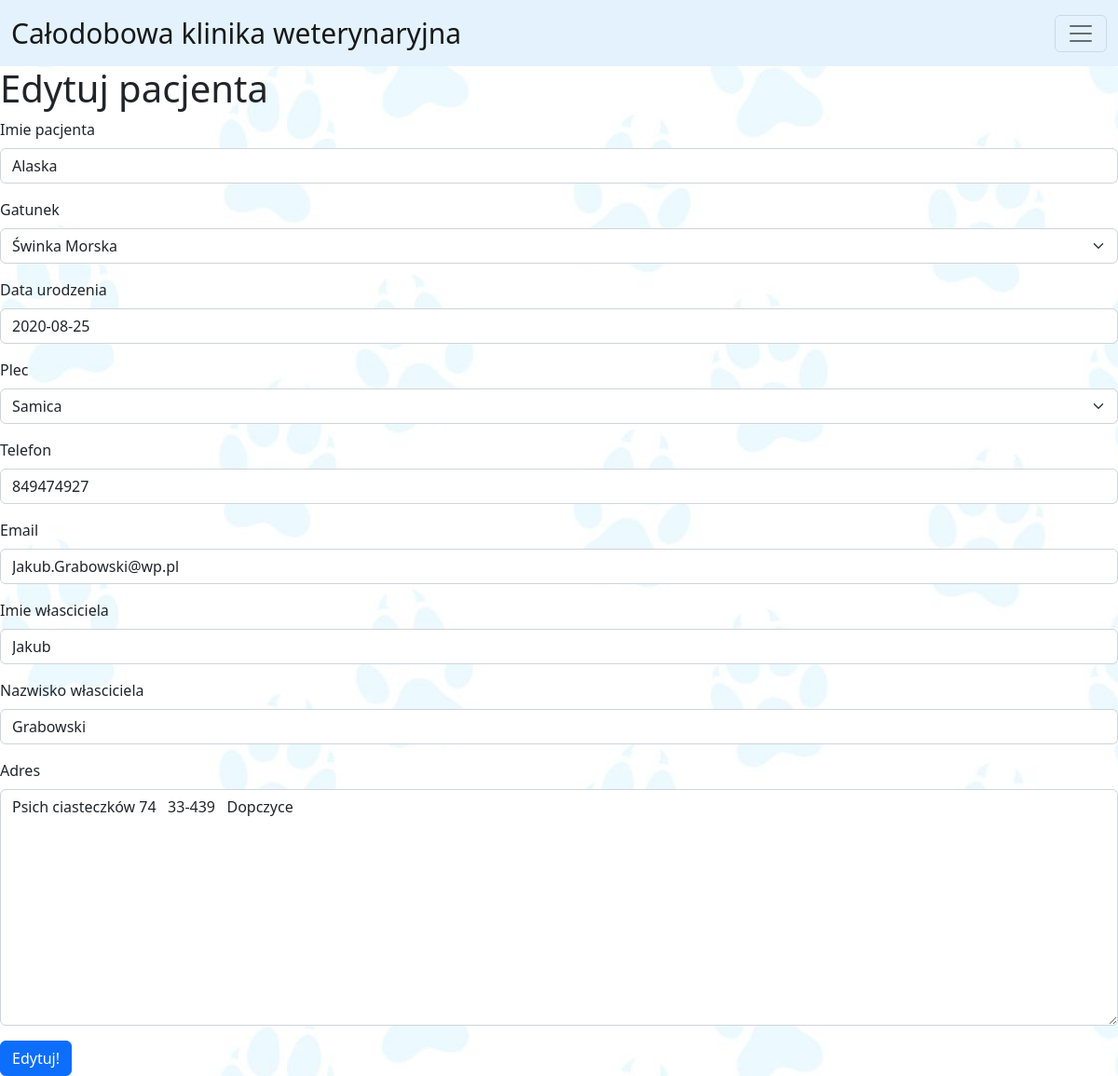
The page /lekarz/edytuj/40/ on the database its author committed.
### polls/models.py (models this page shows, shortened)
class Pacjenci(models.Model):
    class Meta:
        ordering=['imie_pacjenta','nazwisko_własciciela']
    imie_pacjenta = models.CharField(max_length=30)
    class gatunek(models.TextChoices):
        PIES = ("pies"),
        KOT = ("kot"),
        KRÓLIK = ("królik"),
        ŚWINKA_MORSKA = ("świnka morska"),
        CHOMIK = ("chomik"),
    gatunek = models.CharField(max_length=20,
                               choices=gatunek.choices,
                               default=gatunek.PIES,)
    data_urodzenia = models.DateField(max_length=30)
    class plec(models.TextChoices):
        SAMIEC = ("samiec"),
        SAMICA = ("samica"),
    plec = models.CharField(max_length=30,
                            choices=plec.choices,
                            default=plec.SAMICA)
    telefon = PhoneNumberField()
    email = models.EmailField(max_length=50, blank=True, unique=True)
    imie_własciciela = models.CharField(default='Brak danych', max_length=60)
    nazwisko_własciciela = models.CharField(max_length=100)
    adres = models.TextField()

### polls/views/Pacjent.py (the view)
# urls.py: path('lekarz/edytuj/<int:pacjent_id>/', Pacjent.edytuj, name="pacjent_edytuj"),
def edytuj(request, pacjent_id):
    pacjent = Pacjenci.objects.get(pk=pacjent_id)
    if request.method == 'POST':
        formularz = FormularzPacjenta(request.POST, instance=pacjent)
        if formularz.is_valid():
            print("Formularz jest poprawny")
            print("Zapisujemy pacjenta do bazy")
            print(formularz.cleaned_data)
            formularz.save()
            messages.success(request, "Pacjent zapisany.")
            return redirect('pacjent_lista')
        else:
            print("Formularz ma błędy")
    else:
        formularz = FormularzPacjenta(instance=pacjent)
    return render(request, 'lekarz/edytuj_pacjenta.html', {
        'formularz': formularz
    })

### polls/forms.py
class FormularzPacjenta(ModelForm):
    class Meta:
        model = Pacjenci
        fields = '__all__'

### polls/templates/lekarz/edytuj_pacjenta.html (shortened to what this page needs)
{% extends 'main.html' %}
{% load bootstrap5 %}
{% load moje_tagi %}
{% load static %}
{% block content %}
    <h1>Edytuj pacjenta</h1>
    <form method="post">
        <table>
            {% bootstrap_form formularz layout='horizontal' %}
        </table>
        {% buttons %}
            <input class="btn btn-primary" type="submit" value="Edytuj!">
        {% endbuttons %}
    </form>
{% endblock %}

### rows shown on the page
Pacjenci: imie_pacjenta "Alaska", gatunek "Świnka Morska", data_urodzenia "2020-08-25", plec "Samica", telefon "849474927", email "Jakub.Grabowski@wp.pl", imie_własciciela "Jakub", nazwisko_własciciela "Grabowski", adres "Psich ciasteczków 74 33-439 Dopczyce"
